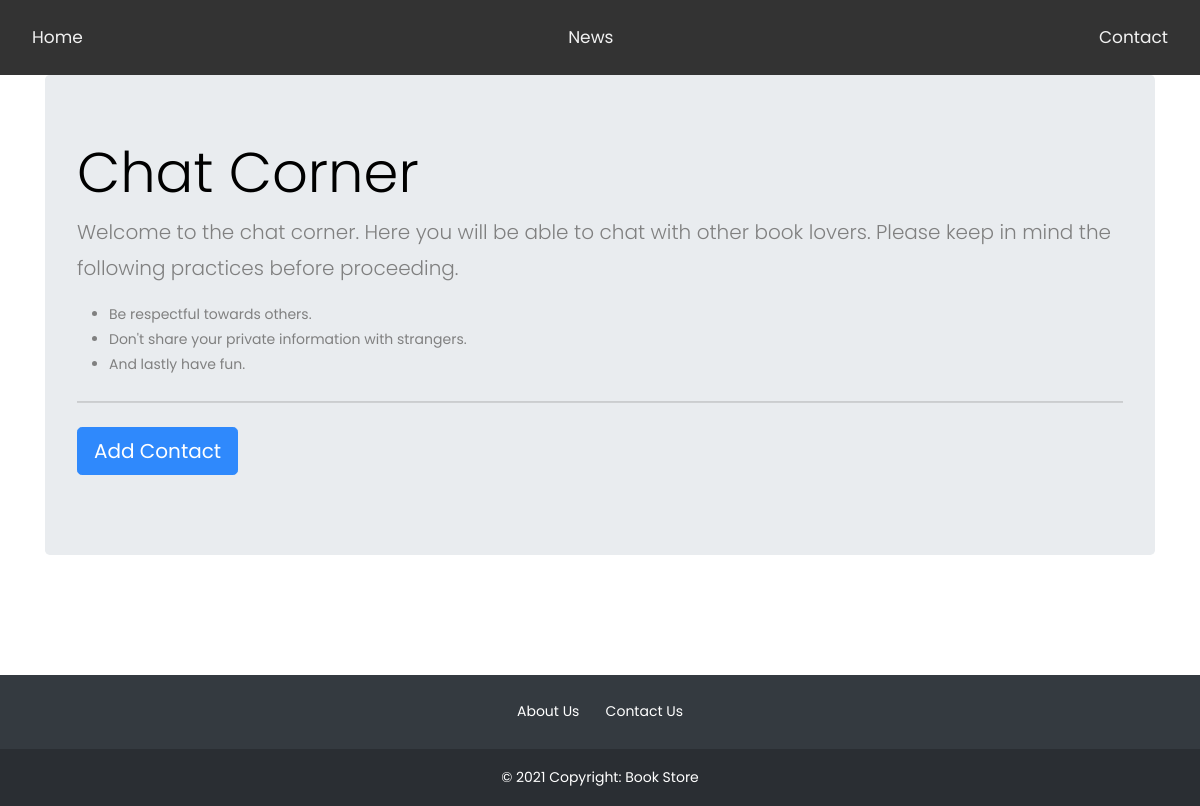
Before: /chat.php (signed in) with the older database file.
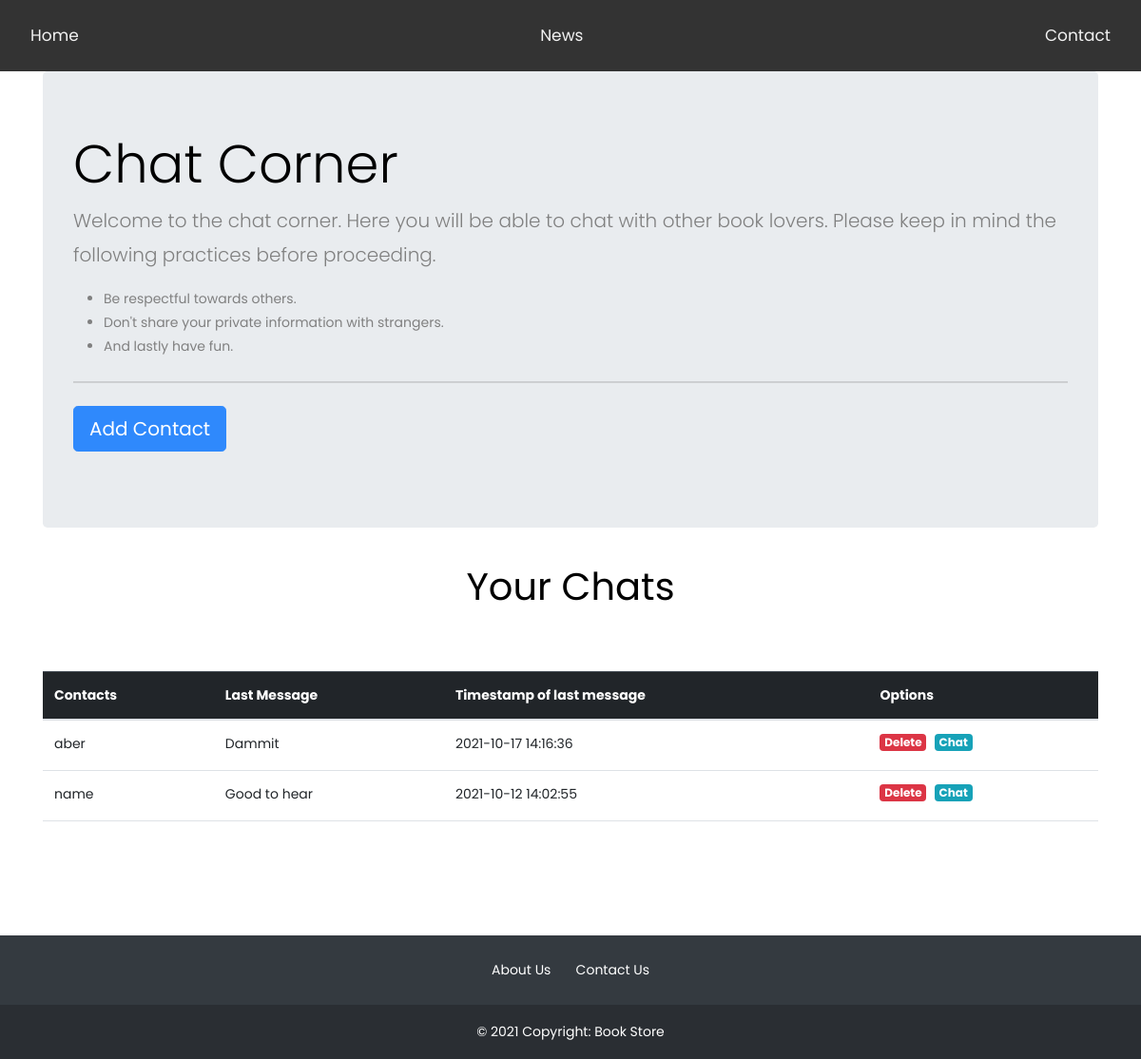
After: the same page with the newer database file.
### tables this page shows
CREATE TABLE IF NOT EXISTS `chat` (
  `username` varchar(100) NOT NULL,
  `contact` varchar(100) NOT NULL,
  `last_message` varchar(255) NOT NULL,
  `timestamp` datetime NOT NULL
);

CREATE TABLE IF NOT EXISTS `register` (
  `name` varchar(50) NOT NULL,
  `email` varchar(50) NOT NULL,
  `phone` int NOT NULL,
  `password` varchar(255) NOT NULL,
  PRIMARY KEY (`email`)
);

### chat.php (the view, shortened to what this page needs)
<!doctype html>
<html lang="en">
<head>
    <link href="https://cdn.jsdelivr.net/npm/bootstrap@5.1.1/dist/css/bootstrap.min.css" rel="stylesheet">
    <link rel="stylesheet" href="https://stackpath.bootstrapcdn.com/font-awesome/4.7.0/css/font-awesome.min.css">
    <link rel="stylesheet" href="css/style.css">
</head>
<body>
    <div class="navbar">
        <a href="index.php">Home</a>
        <a href="#news">News</a>
        <a href="#contact">Contact</a>
    </div>
    <div class="container">
        <div class="jumbotron">
            <h1 class="display-4">Chat Corner</h1>
            <p class="lead">Welcome to the chat corner. Here you will be able to chat with other book lovers. Please
                keep in mind the following practices before proceeding.
            <ul>
                <li> Be respectful towards others.</li>
                <li> Don't share your private information with strangers. </li>
                <li> And lastly have fun. </li>
            </ul>
            </p>
            <hr class="my-4">
            <p class="lead">
                <a class="btn btn-primary btn-lg" data-bs-toggle="collapse" href="#collapseExample" role="button" aria-expanded="false" aria-controls="collapseExample">
                    Add Contact
                </a>
            </p>
        </div>
                <?php
                if (require "always.php") {
                    $conn = mysqli_connect("localhost", "root", "", "bookstore");
                    $sql3 = "select * from chat where `contact` = '{$_SESSION['USERNAME']}' or `username`='{$_SESSION['USERNAME']}' order by timestamp DESC";
                    $result3 = mysqli_query($conn, $sql3);
                    $rows3 = mysqli_num_rows($result3);
                    if($rows3>0){
                        echo '
                        <h1 style="text-align:center">Your Chats</h1>
                        <table class="table table-hover">
                            <thead class=" table-dark">
                                <tr>
                                    <th scope="col">Contacts</th>
                                    <th scope="col">Last Message</th>
                                    <th scope="col">Timestamp of last message</th>
                                    <th scope="col">Options</th>
                                </tr>
                            </thead>
                            <tbody>
                        ';
                        while ($row = mysqli_fetch_assoc($result3)) {
                            if(strcmp($row['username'], $_SESSION['USERNAME'])==0){
                            $contact_id = $row['contact'];
                            $last_message = $row['last_message'];
                            $datetime = $row['timestamp'];
                            $sql0 = "select name from register where email = '$contact_id'";
                            $res0 = mysqli_query($conn, $sql0);
                            $contact_name = "";
                            while ($x = mysqli_fetch_assoc($res0)) {
                                $contact_name = "" . $x['name'];
                            }
                            echo '
  <td>' . $contact_name . '</td><br>
  <td>' . $last_message . '</td>
  <td>' . $datetime . '</td>
  <td><h6><span class="badge bg-danger"><a href="#" >Delete</a></span>&nbsp;
  <span class="badge bg-info"><a href="conversation.php?user='.$_SESSION['USERNAME'].'&contact_id='.$contact_id.'&contact_name='.$contact_name.'" >Chat</a></span></h6>
</tr>
  ';}
                        else{
                            $contact_id = $row['username'];
                            $last_message = $row['last_message'];
                            $datetime = $row['timestamp'];
                            $contact_name = "";
                            echo '
  <td>' . $contact_name . '</td><br>
  <td>' . $last_message . '</td>
  <td>' . $datetime . '</td>
  <td><h6><span class="badge bg-danger"><a href="#" >Delete</a></span>&nbsp;
  <span class="badge bg-info"><a href="conversation.php?user='.$_SESSION['USERNAME'].'&contact_id='.$contact_id.'&contact_name='.$contact_name.'" >Chat</a></span></h6>
</tr>
  ';}
                        }
                        }
                        echo '
                        </tbody>
                        </table>
                        ';
                    }
                    else{
                        echo '
                        <h1 style="text-align:center">No conversations Yet.</h1>
                        ';
                    }
                ?>
    </div>
    <footer class="bg-dark text-center text-white" style="margin-top:10%">
        <div class="container p-4 pb-0">
            <a href="">About Us</a>
            <a href="">Contact Us</a>
        </div>
        <div class="text-center p-3" style="background-color: rgba(0, 0, 0, 0.2);">
            ©  Copyright: Book Store
        </div>
    </footer>
</body>
</html>

Changed rows visible on the page:
added chat: register.name "aber", last_message "Dammit", timestamp "2021-10-17 14:16:36"
added chat: register.name "name", last_message "Good to hear", timestamp "2021-10-12 14:02:55"
Other visible differences:
text now shown: "Your Chats Contacts Last Message Timestamp of last message Options"
